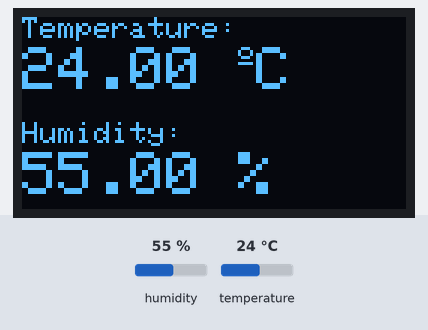
Bench run of a sketch on a simulated ESP32. Parts: 128×64 one-colour display. The inputs (shaded band) are chosen by the test bench; at power-on: humidity 55 %, temperature 24 °C. What the sketch prints to the serial monitor is not drawn.

Above: at 3.2 s.
3.3 s: humidity set to 22 %
At 3.6 s:
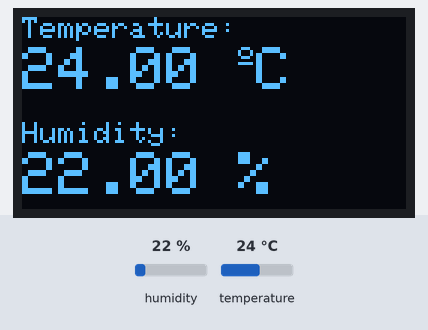
4.8 s: temperature set to 12 °C
At 6.0 s:
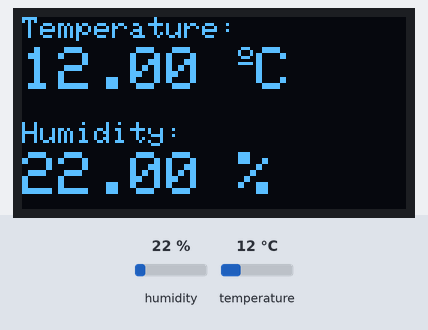
6.3 s: humidity set to 40 %
At 7.3 s:
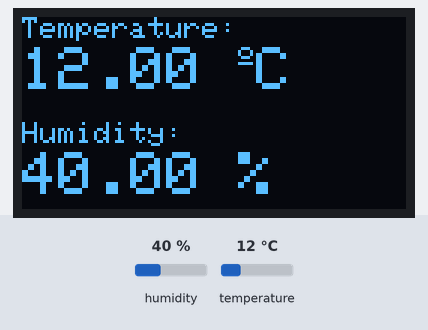
7.8 s: temperature set to 19 °C
At 8.5 s:
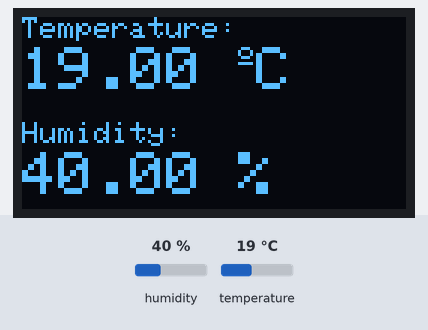
Timing chart, 0 to 10.3 s (numbered marks = the images above; inputs shaded):
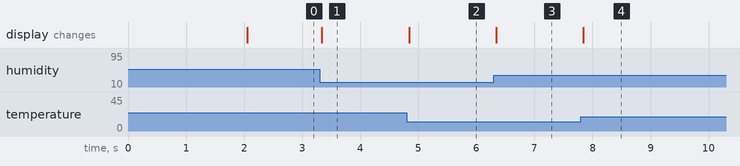

The sketch:

OLED_ESP32.ino
```cpp
/*******************Oled with esp32****************/

// to work with oleds we need to install some libraries mainly adafruitssd1306(for working with oleds with 1306 driver chip) and adafruit gfx(for displaying patterns)

//Some functions to handle oled display
/*
display.clearDisplay() – all pixels are off
display.drawPixel(x,y, color) – plot a pixel in the x,y coordinates
display.setTextSize(n) – set the font size, supports sizes from 1 to 8
display.setCursor(x,y) – set the coordinates to start writing text
display.print(“message”) – print the characters at location x,y
display.display() – call this method for the changes to make effect
*/


/**************************************************************************************************************************************************************************************************************************************/


/*
  Hello World
*/


//#include <Adafruit_GFX.h> //for displaying patterns
//#include <Adafruit_SSD1306.h> //for working with oleds with 1306 driver chip
//
//#define SCREEN_WIDTH 128 // OLED display width, in pixels
//#define SCREEN_HEIGHT 64 // OLED display height, in pixels
//
//// Declaration for an SSD1306 display connected to I2C (SDA, SCL pins)
//
//Adafruit_SSD1306 display(SCREEN_WIDTH, SCREEN_HEIGHT, &Wire);
//
////initialising display object with the width and height defined earlier with I2C communication protocol (&Wire).
//// The (-1) parameter means that your OLED display doesn’t have a RESET pin.
////If your OLED display does have a RESET pin, it should be connected to a GPIO.
////In that case, you should pass the GPIO number as a parameter.
//
//
//
//void setup() {
//  Serial.begin(115200); // initiailze serial monitor
//
//  if(!display.begin(SSD1306_SWITCHCAPVCC, 0x3C)) { // Address 0x3D for some oleds. // SSD1306_SWITCHCAPVCC to turn on internal circitry on
//    Serial.println(F("SSD1306 allocation failed"));
//}
//
//
//  delay(1000);
//  display.clearDisplay();//clear the display buffer
//  display.setTextSize(1);//Set the font size
//  display.setTextColor(WHITE);
//  display.setCursor(20, 20);//position where the text starts
//  // Display static text
//  display.println("hello world"); //send the text to the display
//  display.display();//display the text on the screen.
//}
//
//void loop() {
//
//}


/**************************************************************************************************************************************************************************************************************************************/


/*
  Scrolling Text
*/


/*
startscrollright(0x00, 0x0F): scroll text from left to right
startscrollleft(0x00, 0x0F): scroll text from right to left
startscrolldiagright(0x00, 0x07): scroll text from left bottom corner to right upper corner
startscrolldiagleft(0x00, 0x07): scroll text from right bottom corner to left upper corner
*/


/*

//#include <Wire.h>
#include <Adafruit_GFX.h>
#include <Adafruit_SSD1306.h>

#define SCREEN_WIDTH 128 // OLED display width, in pixels
#define SCREEN_HEIGHT 64 // OLED display height, in pixels

// Declaration for an SSD1306 display connected to I2C (SDA, SCL pins)
Adafruit_SSD1306 display(SCREEN_WIDTH, SCREEN_HEIGHT);

void setup() {
  Serial.begin(115200);

  if(!display.begin(SSD1306_SWITCHCAPVCC, 0x3C)) { // Address 0x3D for 128x64
    Serial.println(F("SSD1306 allocation failed"));
  }
  delay(2000);
  display.clearDisplay();

  display.setTextSize(1);
  display.setTextColor(WHITE);
  display.setCursor(0, 0);
  // Display static text
  display.println("Scrolling Hello");
  display.display();
  delay(100);

}

void loop() {
  // Scroll in various directions, pausing in-between:
  display.startscrollright(0x00, 0x0F);
  delay(2000);
  display.stopscroll();
  delay(1000);
  display.startscrollleft(0x00, 0x0F);
  delay(2000);
  display.stopscroll();
  delay(1000);
  display.startscrolldiagright(0x00, 0x07);
  delay(2000);
  display.startscrolldiagleft(0x00, 0x07);
  delay(2000);
  display.stopscroll();
  delay(1000);
}

*/

/******************************************************************************************************************************************************************************************/

#include <Wire.h>
#include <Adafruit_GFX.h>
#include <Adafruit_SSD1306.h>
#include <Adafruit_Sensor.h>
#include <Adafruit_BME280.h>

#define SCREEN_WIDTH 128 // OLED display width, in pixels
#define SCREEN_HEIGHT 64 // OLED display height, in pixels

// Declaration for an SSD1306 display connected to I2C (SDA, SCL pins)
Adafruit_SSD1306 display(SCREEN_WIDTH, SCREEN_HEIGHT);

#define SEALEVELPRESSURE_HPA (1013.25)// variable saves the pressure at the sea level in hectopascal.This variable is used to estimate the altitude for a given pressure by comparing it with the sea level pressure.

Adafruit_BME280 bme; // uses I2C communication protocol by default


void setup() {
  Serial.begin(115200);// to start serial communication not needed to display any thing on screen but for debugging purposes on serial monitor.

/*bme_setup*/

  bool status;

  status = bme.begin(0x76);// address 0*76 passed to .begin method to start communication with bme sensor
  if (!status) {
    Serial.println("Could not find a valid BME280 sensor, check wiring!");
    while (1);
  }

  Serial.println("-- BME CONNECTED --");
  Serial.println();

/*oled_setup*/

  if(!display.begin(SSD1306_SWITCHCAPVCC, 0x3c)) {
    Serial.println(F("SSD1306 allocation failed"));
  }
  delay(2000);
  display.clearDisplay();
  display.setTextColor(WHITE);
}

void loop() {

  printValues();

}


void printValues()
{
  float t = bme.readTemperature();
  float h = bme.readHumidity();
  if (isnan(h) || isnan(t)) {
    Serial.println("Failed to read from sensor!");
  }

  //clear display
  display.clearDisplay();

  // display temperature
  display.setTextSize(1);
  display.setCursor(0,0);
  display.print("Temperature: ");
  display.setTextSize(2);
  display.setCursor(0,10);
  display.print(t);
  display.print(" ");
  display.setTextSize(1);
  display.cp437(true);//To display the º symbol, we use the Code Page 437 font.
  display.write(167);//º symbol corresponds to character 167.
  display.setTextSize(2);
  display.print("C");

  // display humidity
  display.setTextSize(1);
  display.setCursor(0, 35);
  display.print("Humidity: ");
  display.setTextSize(2);
  display.setCursor(0, 45);
  display.print(h);
  display.print(" %");

  display.display();// need to call display object to actually dispaly something on screen
}
```

Measured:
- after the input at 3.3 s, the display: changes at once (image 1)
- after the input at 4.8 s, the display: changes at once (image 2)
- after the input at 6.3 s, the display: changes at once (image 3)
- after the input at 7.8 s, the display: changes at once (image 4)
